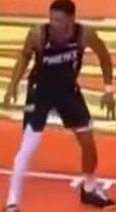
#> input picture fotos/fotoBooker.png, 116 x 212 px, found by its file name
$ python testClassification.py
#> lines starting #> are read from the running program, lines starting #| are printed output that depends on the picture; after the words box and inside, x2 and y2 are one past the last pixel; in counts of white or black regions, pixels touching at a corner belong together
#> in visualize_team_classification, frame is the input picture: shape (212, 116, 3); mean B, G, R 73.3, 97.2, 163.5
#| Dimensiones: (212, 116, 3)
### utils/teamClassification.py
import cv2
import numpy as np


def classify_team_by_uniform(frame, bbox, view=False):

#> called with view = False
    if bbox is None:
        roi = frame
    else:
        x, y, w, h = bbox
        x, y = max(0, x), max(0, y)
        w = min(w, frame.shape[1] - x)
        h = min(h, frame.shape[0] - y)

        if w <= 0 or h <= 0:
            return 'blanco'

        roi = frame[y:y+h, x:x+w]

    if view:
        cv2.imshow("1. ROI Original", roi)

    h_roi, w_roi = roi.shape[:2]
#> h_roi = 212; w_roi = 116

    torso_y1 = int(h_roi * 0.20)
#> torso_y1 = 42
    torso_y2 = int(h_roi * 0.70)
#> torso_y2 = 148
    torso_x1 = int(w_roi * 0.20)
#> torso_x1 = 23
    torso_x2 = int(w_roi * 0.80)
#> torso_x2 = 92

    if torso_y2 - torso_y1 < 5 or torso_x2 - torso_x1 < 5:
        torso = roi
    else:
        torso = roi[torso_y1:torso_y2, torso_x1:torso_x2]

    if view:
        cv2.imshow("2. Torso", torso)

    # Conversion LAB
    lab = cv2.cvtColor(torso, cv2.COLOR_BGR2LAB)
#> lab: shape (106, 69, 3); mean of channels 0, 1, 2 77, 143.7, 138.6
    l_channel = lab[:, :, 0]
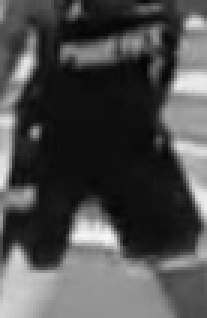
#> l_channel: shape (106, 69) (shown 3 times larger); min 5, max 246, mean 77
    a_channel = lab[:, :, 1]
    b_channel = lab[:, :, 2]
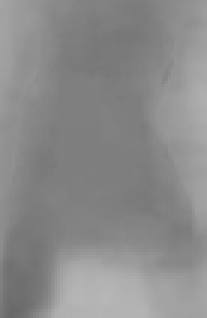
#> b_channel: shape (106, 69) (shown 3 times larger); min 105, max 182, mean 138.6
    mask_not_skin = (a_channel < 135) | (b_channel < 135)
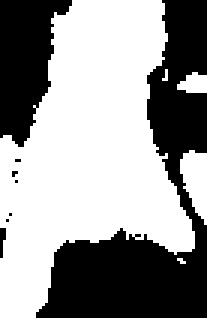
#> mask_not_skin: shape (106, 69) bool (shown 3 times larger); 58.9% white; 8 black regions (6 under 20 px), largest, box (x1, y1, x2, y2) and area: (12, 0, 69, 106) 2246, (0, 0, 24, 49) 739

    hsv = cv2.cvtColor(torso, cv2.COLOR_BGR2HSV)
#> hsv: shape (106, 69, 3); mean H, S, V 82.9, 127.7, 102.5
    h = hsv[:, :, 0]
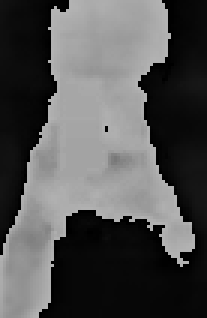
#> h: shape (106, 69) (shown 3 times larger); min 0, max 179, mean 82.9
    s = hsv[:, :, 1]
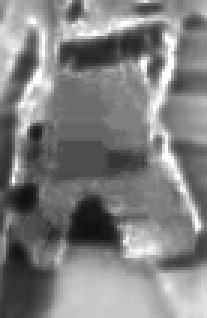
#> s: shape (106, 69) (shown 3 times larger); min 16, max 255, mean 127.7
    mask_not_court = (h < 5) | (h > 35) | (s < 40)
#> mask_not_court: shape (106, 69) bool; 57.9% white; 5 black regions (3 under 20 px), largest, box (x1, y1, x2, y2) and area: (17, 0, 69, 106) 2182, (0, 0, 18, 81) 894
    mask_uniform = mask_not_skin & mask_not_court
#> mask_uniform: shape (106, 69) bool; 52.4% white; 5 black regions (3 under 20 px), largest, box (x1, y1, x2, y2) and area: (12, 0, 69, 106) 2499, (0, 0, 24, 86) 983

    valid_luminosity = l_channel[mask_uniform]
#> valid_luminosity = 3829 values, max 246 at index 3329, min 5 at index 752, mean 47.73

    if len(valid_luminosity) < 30:
        valid_luminosity = l_channel.flatten()

    if len(valid_luminosity) < 10:
        return 'blanco'

    # Análisis por percentiles
    p25 = np.percentile(valid_luminosity, 25)  # Cuartil inferior
#> p25 = 15
    p75 = np.percentile(valid_luminosity, 75)  # Cuartil superior
#> p75 = 50
    median_l = np.median(valid_luminosity)
#> median_l = 18

    if p75 < 80:
        team = 'negro'
    elif p25 > 140:
        team = 'blanco'
    else:
        team = 'blanco' if median_l > 110 else 'negro'

    return team

### utils/testClassification.py
import cv2
import numpy as np
import sys
from pathlib import Path

sys.path.append(str(Path(__file__).parent.parent))
from utils.teamClassification import classify_team_by_uniform


def visualize_team_classification(image_path):

    image_path_str = str(image_path) if isinstance(image_path, Path) else image_path
    frame = cv2.imread(image_path_str)
    if frame is None:

        frame = cv2.imdecode(np.fromfile(image_path_str, dtype=np.uint8), cv2.IMREAD_COLOR)
        if frame is None:
            print(f"Error: No se pudo cargar la imagen {image_path_str}")
            return

    print("=" * 60)
    print("VISUALIZACIÓN DE CLASIFICACIÓN DE EQUIPOS")
    print("=" * 60)
    print(f"Imagen: {Path(image_path).name}")
    print(f"Dimensiones: {frame.shape}")

    # Clasificar
    team = classify_team_by_uniform(frame, bbox=None, view=False)
#> team = 'negro'

    h, w = frame.shape[:2]
#> h = 212; w = 116
    torso_y1 = int(h * 0.20)
#> torso_y1 = 42
    torso_y2 = int(h * 0.70)
#> torso_y2 = 148
    torso_x1 = int(w * 0.20)
#> torso_x1 = 23
    torso_x2 = int(w * 0.80)
#> torso_x2 = 92
    torso = frame[torso_y1:torso_y2, torso_x1:torso_x2]

    lab = cv2.cvtColor(torso, cv2.COLOR_BGR2LAB)
    l_channel = lab[:, :, 0]
    a_channel = lab[:, :, 1]
    b_channel = lab[:, :, 2]

    mask_not_skin = (a_channel < 135) | (b_channel < 135)

    hsv = cv2.cvtColor(torso, cv2.COLOR_BGR2HSV)
    h_channel = hsv[:, :, 0]
    s_channel = hsv[:, :, 1]

    mask_not_court = (h_channel < 5) | (h_channel > 35) | (s_channel < 40)

    mask_uniform = mask_not_skin & mask_not_court

    valid_luminosity = l_channel[mask_uniform]

    if len(valid_luminosity) > 0:
        p25 = np.percentile(valid_luminosity, 25)
#> p25 = 15
        p75 = np.percentile(valid_luminosity, 75)
#> p75 = 50
        median_l = np.median(valid_luminosity)
#> median_l = 18
        mean_l = np.mean(valid_luminosity)
#> mean_l = 47.73
    else:
        p25 = p75 = median_l = mean_l = 0

    # Imprimir estadísticas
    print("\n--- Análisis de Luminosidad (Canal L en LAB) ---")
    print(f"Percentil 25 (P25): {p25:.1f}")
#| Percentil 25 (P25): 15.0
    print(f"Mediana: {median_l:.1f}")
#| Mediana: 18.0
    print(f"Media: {mean_l:.1f}")
#| Media: 47.7
    print(f"Percentil 75 (P75): {p75:.1f}")
#| Percentil 75 (P75): 50.0
    print(f"Píxeles válidos de uniforme: {len(valid_luminosity)}")
#| Píxeles válidos de uniforme: 3829
    print(f"\n🎯 Equipo clasificado: {team.upper()}")
#| 🎯 Equipo clasificado: NEGRO
    print("=" * 60)

    # Crear visualizaciones
    frame_with_box = frame.copy()
    cv2.rectangle(frame_with_box, (torso_x1, torso_y1), (torso_x2, torso_y2), (0, 255, 0), 2)
    cv2.putText(frame_with_box, "Zona del torso", (torso_x1, torso_y1 - 10),
                cv2.FONT_HERSHEY_SIMPLEX, 0.6, (0, 255, 0), 2)

    l_visual = cv2.cvtColor(l_channel, cv2.COLOR_GRAY2BGR)

    mask_skin_visual = cv2.cvtColor((~mask_not_skin).astype(np.uint8) * 255, cv2.COLOR_GRAY2BGR)
    mask_court_visual = cv2.cvtColor((~mask_not_court).astype(np.uint8) * 255, cv2.COLOR_GRAY2BGR)
    mask_uniform_visual = cv2.cvtColor(mask_uniform.astype(np.uint8) * 255, cv2.COLOR_GRAY2BGR)

    torso_uniform_only = cv2.bitwise_and(torso, torso, mask=mask_uniform.astype(np.uint8))
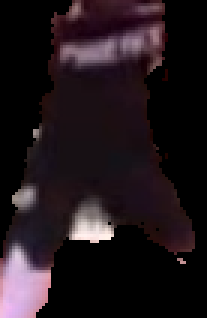
#> torso_uniform_only: shape (106, 69, 3) (shown 3 times larger); mean B, G, R 27.2, 22.4, 32.2

    result_text = f"{team.upper()}"
#> result_text = 'NEGRO'
    color = (0, 0, 255) if team == 'negro' else (255, 0, 0)
#> color = (0, 0, 255)

    text_size = cv2.getTextSize(result_text, cv2.FONT_HERSHEY_SIMPLEX, 0.7, 2)[0]
#> text_size = (76, 16)
    cv2.rectangle(frame_with_box, (8, 8), (text_size[0] + 20, text_size[1] + 20), (0, 0, 0), -1)
    cv2.putText(frame_with_box, result_text, (12, text_size[1] + 12),
                cv2.FONT_HERSHEY_SIMPLEX, 0.7, color, 2)

    scale = 4

    def resize_display(img):
        h, w = img.shape[:2]
#> h = 212; w = 116
        return cv2.resize(img, (int(w * scale), int(h * scale)))

    cv2.imshow("1. Imagen Original con ROI del Torso", resize_display(frame_with_box))
    cv2.imshow("2. Torso Extraido", resize_display(torso))
    cv2.imshow("3. Canal L (Luminosidad)", resize_display(l_visual))
    cv2.imshow("4a. Mascara Piel (rojo)", resize_display(mask_skin_visual))
    cv2.imshow("4b. Mascara Parquet (verde)", resize_display(mask_court_visual))
    cv2.imshow("5. Mascara Uniforme Final", resize_display(mask_uniform_visual))
#> in resize_display (call 6), `return cv2.resize(img, (int(w * scale), int(h * scale)))`:
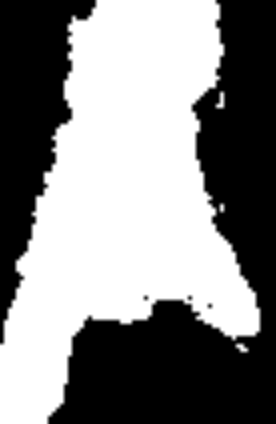
#> returned value: shape (424, 276, 3); min 0, max 255, mean 133.5
    cv2.imshow("6. Uniforme Detectado", resize_display(torso_uniform_only))

    print("\nPresiona cualquier tecla para cerrar las ventanas...")
    cv2.waitKey(0)
    cv2.destroyAllWindows()


if __name__ == "__main__":

    script_dir = Path(__file__).parent
    IMAGE_PATH = str(script_dir.parent / "media" / "fotos" / "fotoBooker.png")

    visualize_team_classification(IMAGE_PATH)

$ run again, with fotos/foto28.png copied over fotos/fotoBooker.png
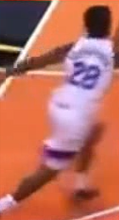
#> input picture fotos/foto28.png, 119 x 220 px, found by its file name
#> in visualize_team_classification, frame is the input picture: shape (220, 119, 3); mean B, G, R 96.2, 109.2, 182.8
#| Dimensiones: (220, 119, 3)
#> lab: shape (110, 72, 3); mean of channels 0, 1, 2 158.7, 154.7, 135.8
#> in classify_team_by_uniform, `mask_not_skin = (a_channel < 135) | (b_channel < 135)`:
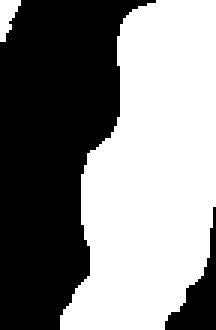
#> mask_not_skin: shape (110, 72) bool (shown 3 times larger); 52.1% white; 2 black regions, box (x1, y1, x2, y2) and area: (0, 0, 52, 110) 3535, (55, 69, 72, 110) 258
#> hsv: shape (110, 72, 3); mean H, S, V 83.1, 108.5, 202.6
#> mask_not_court: shape (110, 72) bool; 59.2% white; 2 black regions, box (x1, y1, x2, y2) and area: (0, 0, 45, 110) 3168, (64, 96, 72, 110) 64
#> mask_uniform: shape (110, 72) bool; 52.1% white; 2 black regions, box (x1, y1, x2, y2) and area: (0, 0, 52, 110) 3537, (55, 69, 72, 110) 258
#> in classify_team_by_uniform, `valid_luminosity = l_channel[mask_uniform]`: valid_luminosity = 4125 values, max 255 at index 261, min 27 at index 0, mean 172.2
#> in classify_team_by_uniform, `p25 = np.percentile(valid_luminosity, 25)`: p25 = 151
#> in classify_team_by_uniform, `p75 = np.percentile(valid_luminosity, 75)`: p75 = 205
#> in classify_team_by_uniform, `median_l = np.median(valid_luminosity)`: median_l = 181
#> team = 'blanco'
#> in visualize_team_classification, `p25 = np.percentile(valid_luminosity, 25)`: p25 = 151
#> in visualize_team_classification, `p75 = np.percentile(valid_luminosity, 75)`: p75 = 205
#> in visualize_team_classification, `median_l = np.median(valid_luminosity)`: median_l = 181
#> mean_l = 172.2
#| Percentil 25 (P25): 151.0
#| Mediana: 181.0
#| Media: 172.2
#| Percentil 75 (P75): 205.0
#| Píxeles válidos de uniforme: 4125
#| 🎯 Equipo clasificado: BLANCO
#> result_text = 'BLANCO'
#> color = (255, 0, 0)
#> text_size = (87, 16)
#> in resize_display (call 7), `return cv2.resize(img, (int(w * scale), int(h * scale)))`:
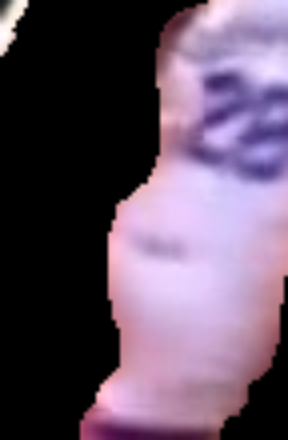
#> returned value: shape (440, 288, 3); mean of channels 0, 1, 2 100.7, 79.9, 98.2; drawn as B, G, R

$ run again, with fotos/foto4.png copied over fotos/fotoBooker.png
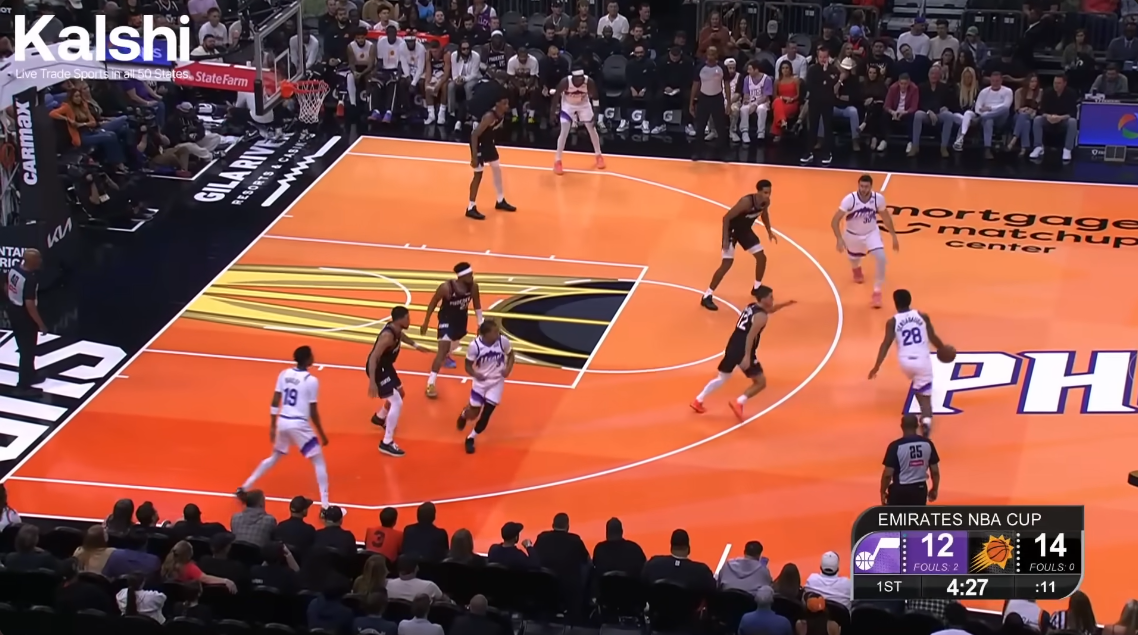
#> input picture fotos/foto4.png, 1138 x 635 px, found by its file name
#> in visualize_team_classification, frame is the input picture: shape (635, 1138, 3); mean B, G, R 71, 83.1, 138.7
#| Dimensiones: (635, 1138, 3)
#> lab: shape (317, 683, 3); mean of channels 0, 1, 2 143.5, 156.8, 158.2
#> in classify_team_by_uniform, `mask_not_skin = (a_channel < 135) | (b_channel < 135)`:
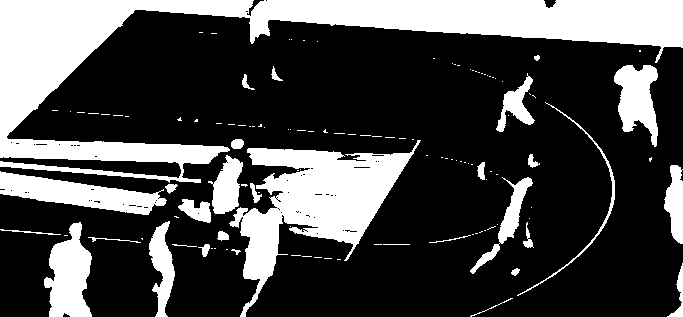
#> mask_not_skin: shape (317, 683) bool; 28.3% white; 123 white regions (91 under 20 px), largest, box (x1, y1, x2, y2) and area: (0, 0, 683, 183) 31754, (229, 140, 421, 317) 12302, (0, 171, 167, 215) 3513
#> hsv: shape (317, 683, 3); mean H, S, V 37.3, 142.2, 197
#> mask_not_court: shape (317, 683) bool; 25.8% white; 105 white regions (74 under 20 px), largest, box (x1, y1, x2, y2) and area: (0, 0, 683, 317) 43354, (613, 53, 660, 178) 3002, (466, 175, 541, 285) 1987
#> mask_uniform: shape (317, 683) bool; 21.9% white; 134 white regions (93 under 20 px), largest, box (x1, y1, x2, y2) and area: (0, 0, 683, 142) 26723, (280, 140, 420, 260) 5031, (44, 222, 92, 317) 2971
#> in classify_team_by_uniform, `p25 = np.percentile(valid_luminosity, 25)`: p25 = 19
#> in classify_team_by_uniform, `p75 = np.percentile(valid_luminosity, 75)`: p75 = 148
#> in classify_team_by_uniform, `median_l = np.median(valid_luminosity)`: median_l = 40
#> in classify_team_by_uniform, `team = 'blanco' if median_l > 110 else 'negro'`: team = 'negro'
#> in visualize_team_classification, `p25 = np.percentile(valid_luminosity, 25)`: p25 = 19
#> in visualize_team_classification, `p75 = np.percentile(valid_luminosity, 75)`: p75 = 148
#> in visualize_team_classification, `median_l = np.median(valid_luminosity)`: median_l = 40
#> mean_l = 80.32
#| Percentil 25 (P25): 19.0
#| Mediana: 40.0
#| Media: 80.3
#| Percentil 75 (P75): 148.0
#| Píxeles válidos de uniforme: 47318
#| 🎯 Equipo clasificado: NEGRO
#> result_text = 'NEGRO'
#> color = (0, 0, 255)
#> text_size = (76, 16)
#> in resize_display (call 7), `return cv2.resize(img, (int(w * scale), int(h * scale)))`:
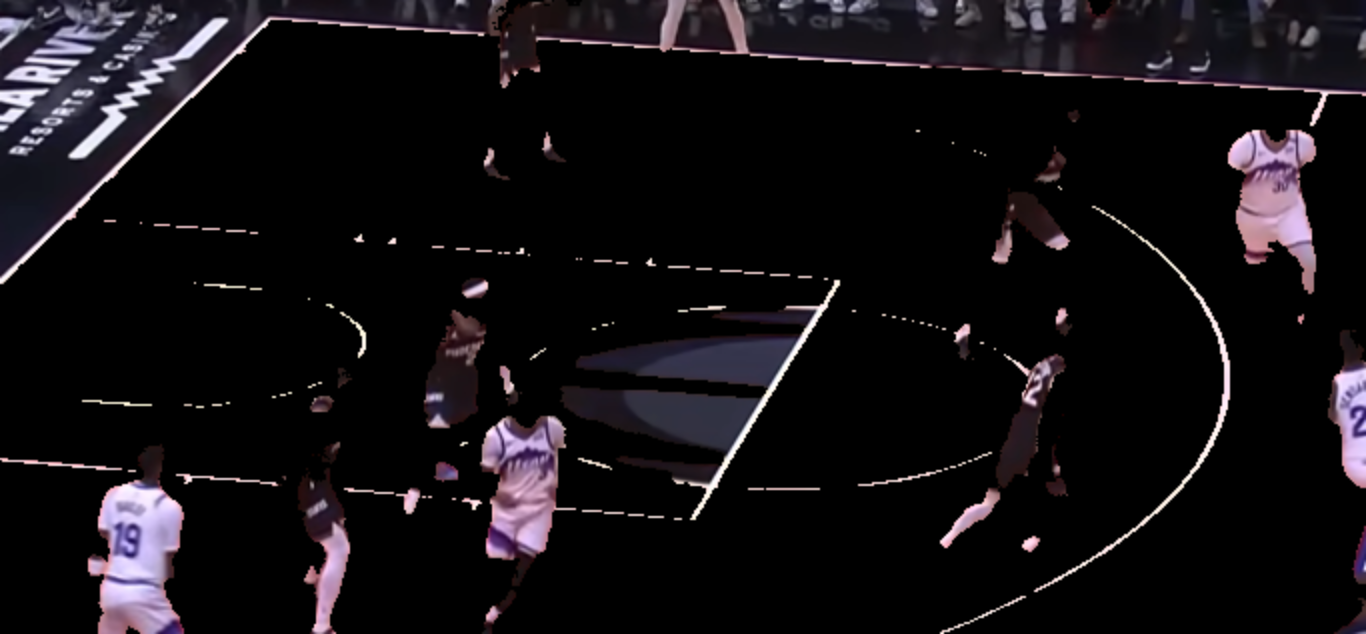
#> returned value: shape (1268, 2732, 3) (shown at 1/2 size); mean of channels 0, 1, 2 19.5, 16.3, 19.2; drawn as B, G, R

$ run again, with fotos/foto5.png copied over fotos/fotoBooker.png
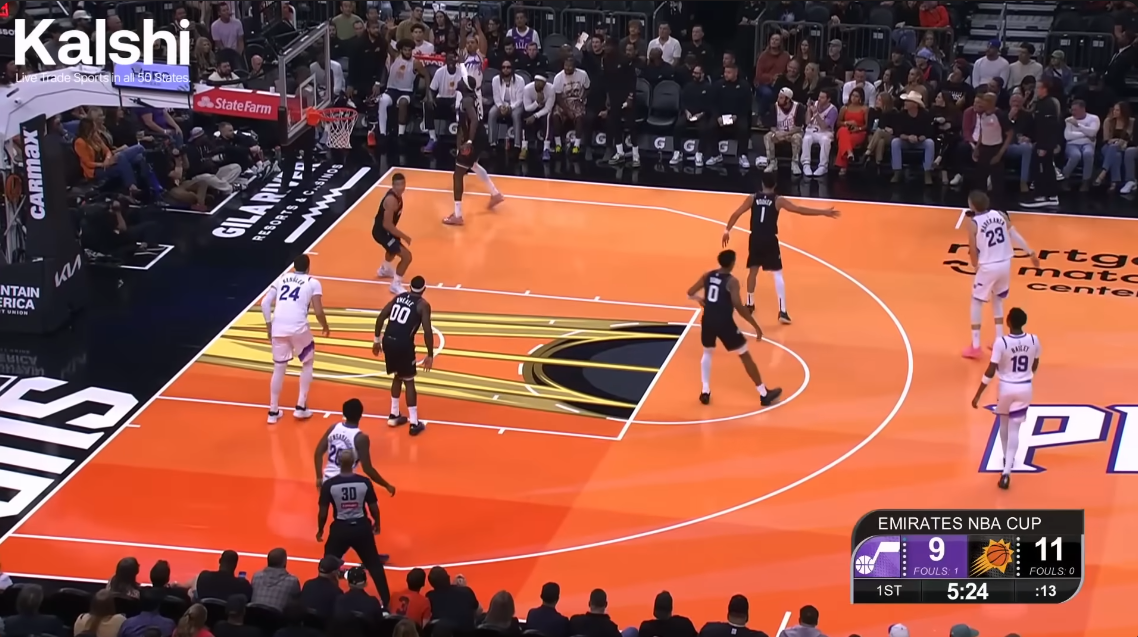
#> input picture fotos/foto5.png, 1138 x 637 px, found by its file name
#> in visualize_team_classification, frame is the input picture: shape (637, 1138, 3); mean B, G, R 72.4, 85.8, 144.2
#| Dimensiones: (637, 1138, 3)
#> lab: shape (318, 683, 3); mean of channels 0, 1, 2 130.9, 151.5, 153
#> mask_not_skin: shape (318, 683) bool; 40.9% white; 97 white regions (74 under 20 px), largest, box (x1, y1, x2, y2) and area: (0, 0, 683, 318) 66010, (187, 182, 474, 313) 16347, (476, 144, 518, 225) 2080
#> hsv: shape (318, 683, 3); mean H, S, V 51.6, 130.2, 175.9
#> mask_not_court: shape (318, 683) bool; 36.3% white; 91 white regions (71 under 20 px), largest, box (x1, y1, x2, y2) and area: (0, 0, 683, 318) 72777, (472, 140, 521, 228) 2316, (414, 217, 582, 297) 925
#> mask_uniform: shape (318, 683) bool; 33.5% white; 98 white regions (69 under 20 px), largest, box (x1, y1, x2, y2) and area: (0, 0, 683, 318) 58406, (288, 182, 473, 312) 6119, (151, 137, 201, 254) 2898
#> in classify_team_by_uniform, `p25 = np.percentile(valid_luminosity, 25)`: p25 = 18
#> in classify_team_by_uniform, `p75 = np.percentile(valid_luminosity, 75)`: p75 = 98
#> in classify_team_by_uniform, `median_l = np.median(valid_luminosity)`: median_l = 28
#> in classify_team_by_uniform, `team = 'blanco' if median_l > 110 else 'negro'`: team = 'negro'
#> in visualize_team_classification, `p25 = np.percentile(valid_luminosity, 25)`: p25 = 18
#> in visualize_team_classification, `p75 = np.percentile(valid_luminosity, 75)`: p75 = 98
#> in visualize_team_classification, `median_l = np.median(valid_luminosity)`: median_l = 28
#> mean_l = 68.73
#| Percentil 25 (P25): 18.0
#| Mediana: 28.0
#| Media: 68.7
#| Percentil 75 (P75): 98.0
#| Píxeles válidos de uniforme: 72721
#| 🎯 Equipo clasificado: NEGRO
#> result_text = 'NEGRO'
#> color = (0, 0, 255)
#> text_size = (76, 16)
#> in resize_display (call 7), `return cv2.resize(img, (int(w * scale), int(h * scale)))`:
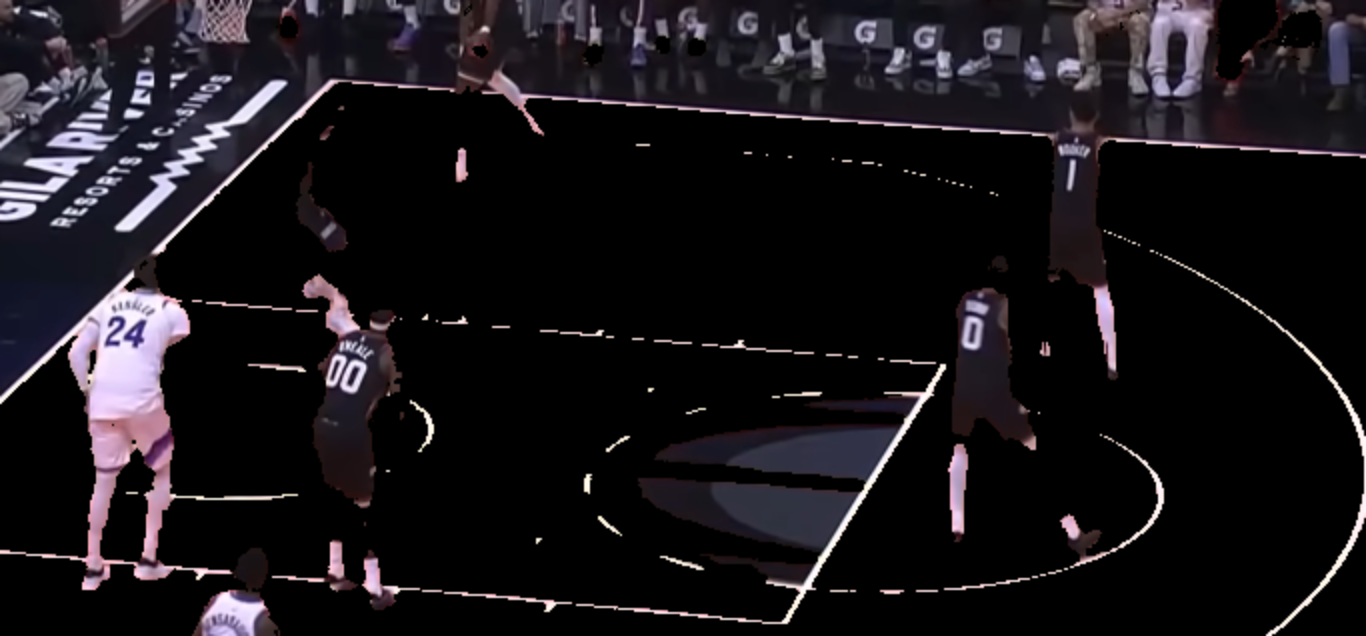
#> returned value: shape (1272, 2732, 3) (shown at 1/2 size); mean of channels 0, 1, 2 25.8, 21.8, 24.8; drawn as B, G, R
